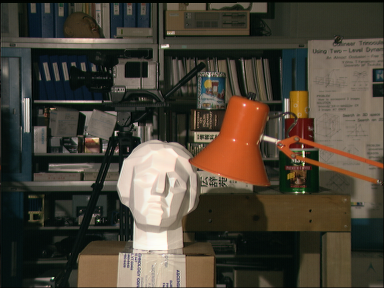
#> input picture data/tsukuba/left.png, 384 x 288 px
$ python problem_1.py
#> lines starting #> are read from the running program, lines starting #| are printed output that depends on the picture
import cv2
import numpy as np


def l1_distance(x, y):
    return abs(x - y)


def l2_distance(x, y):
    return (x - y) ** 2


left_img_path = 'data/tsukuba/left.png'
right_img_path = 'data/tsukuba/right.png'
disparity_range = 16


def pixel_wise_matching_l1(left_img, right_img, disparity_range, save_result=True):
#> called with left_img = 'data/tsukuba/left.png', right_img = 'data/tsukuba/right.png', disparity_range = 16, save_result = False
    left = cv2.imread(left_img, 0)
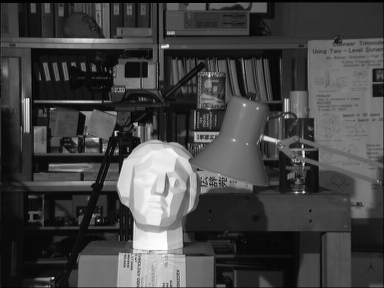
#> left: shape (288, 384); min 0, max 253, mean 67.8
    right = cv2.imread(right_img, 0)
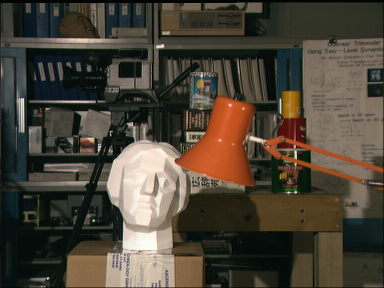
#> input picture data/tsukuba/right.png, 384 x 288 px
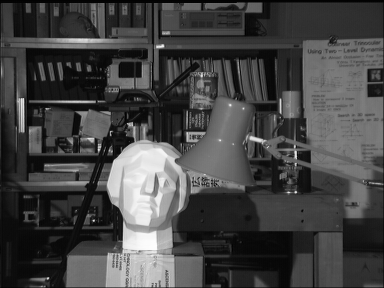
#> right: shape (288, 384); min 0, max 253, mean 68.2

    left = left.astype(np.float32)
    right = right.astype(np.float32)

    height, width = left.shape[:2]
#> height = 288; width = 384

    depth = np.zeros((height, width), np.uint8)
    scale = 16
    max_value = 255

    for y in range(height):
        for x in range(width):
            # Find j where cost has minimum value
            disparity = 0
            cost_min = max_value

            for j in range(disparity_range):
                cost = max_value if (x - j) < 0 \
                    else l1_distance(int(left[y, x]), int(right[y, x - j]))

                if cost < cost_min:
                    cost_min = cost
                    disparity = j

            depth[y, x] = disparity * scale
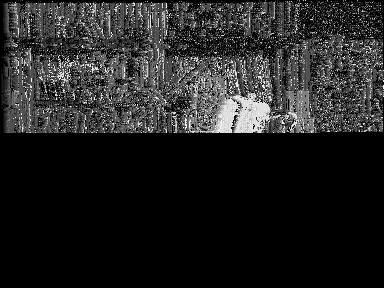
#> depth: shape (288, 384); min 0, max 240, mean 34.9

    if save_result == True:
        print('Saving result...')
        # Save results
        cv2.imwrite(f'pixel_wise_l1.png', depth)
        cv2.imwrite(f'pixel_wise_l1_color.png',
                    cv2.applyColorMap(depth, cv2.COLORMAP_JET))

    print('Done.')

    return depth, cv2.applyColorMap(depth, cv2.COLORMAP_JET)


#> (the run stopped early here; a loop or call above may not have finished)
